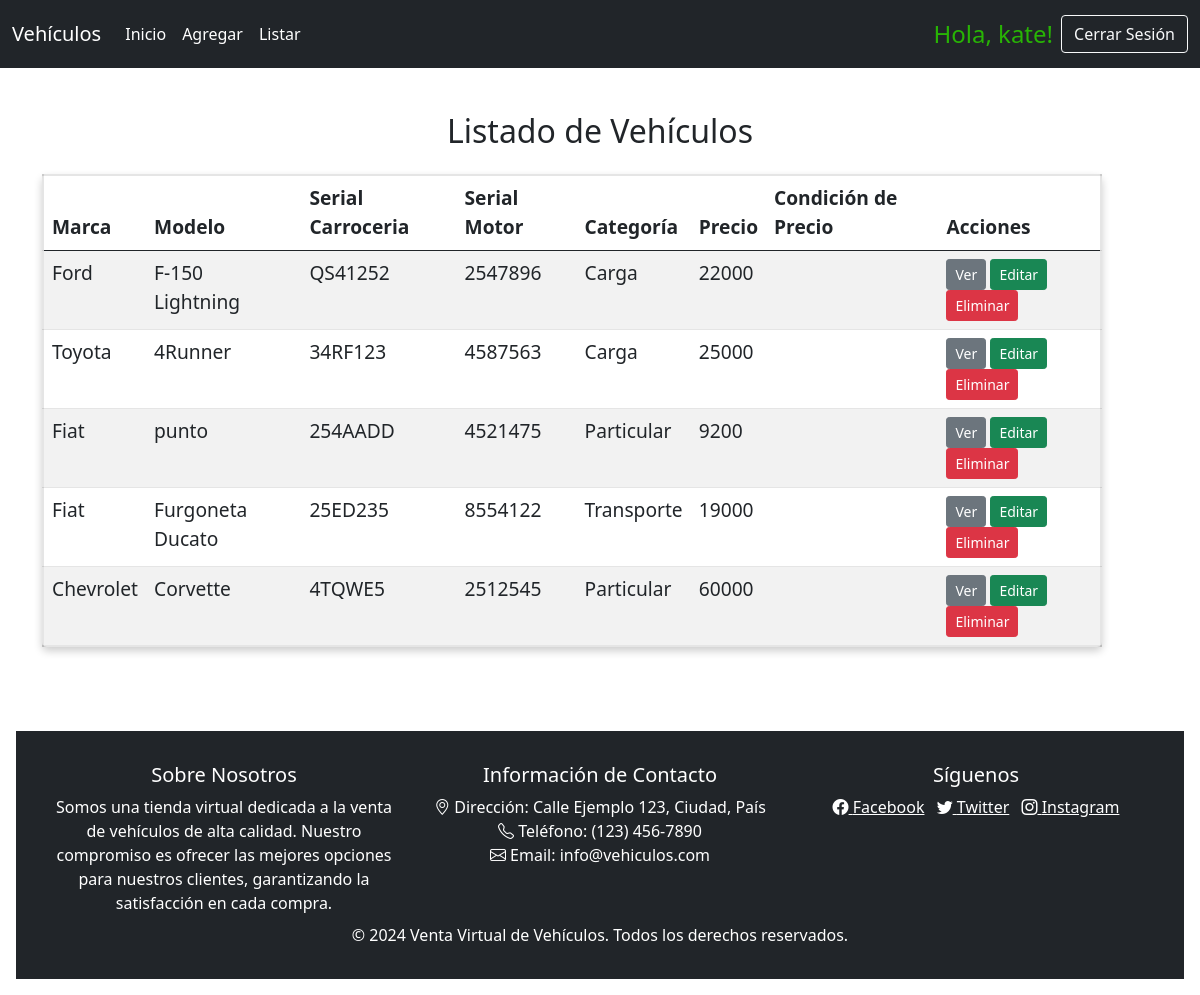
The app's page /vehiculos/ (signed in) with its own data.
### vehiculo/models.py (models this page shows, shortened)
class Vehiculo(models.Model):
    marca = models.ForeignKey(Marca, on_delete=models.CASCADE)
    modelo = models.CharField(max_length=100)
    serial_carroceria = models.CharField(max_length=50)
    serial_motor = models.CharField(max_length=50)
    categoria = models.CharField(max_length=20, choices=[
        ('Particular', 'Particular'),
        ('Transporte', 'Transporte'),
        ('Carga', 'Carga'),
    ])
    precio = models.IntegerField()
    fecha_de_creacion = models.DateTimeField(auto_now_add=True)
    fecha_de_modificacion = models.DateTimeField(auto_now=True)
    class Meta:
        permissions = [
            ("visualizar_catalogo", "Puede visualizar el catálogo de vehículos"),
        ]

class Marca(models.Model):
    nombre = models.CharField(max_length=100)
    def __str__(self):
        return self.nombre

### vehiculo/views.py (the view)
# urls.py: path('vehiculos/', vehiculos_list, name='vehiculos_list'),
@login_required
def vehiculos_list(request):
    precio_min = request.GET.get('precio_min', 0)  # Por defecto es 0 si no se proporciona
    precio_max = request.GET.get('precio_max', None)  # Si no se proporciona, queda como None
    try:
        precio_min = int(precio_min)
    except ValueError:
        precio_min = 0  # Valor por defecto si no es un entero válido
    if precio_max:
        try:
            precio_max = int(precio_max)
        except ValueError:
            precio_max = None  # Si no es válido, se ignora
    if precio_max is not None:
        vehiculos = Vehiculo.objects.filter(precio__gte=precio_min, precio__lte=precio_max)
    else:
        vehiculos = Vehiculo.objects.filter(precio__gte=precio_min)
    return render(request, 'vehiculos_list.html', {'vehiculos': vehiculos})

### vehiculo/templates/vehiculos_list.html (shortened to what this page needs)
{% extends 'base.html' %}
{% block content %}
<div class="containerTabla" style="margin: 20px auto;">
    <h2 class="text-center mb-4">Listado de Vehículos</h2>
    <table class="table table-striped"
        style="width: 95%; border: 2px solid rgba(0, 0, 0, 0.1); border-radius: 5px; box-shadow: 0 4px 8px rgba(0, 0, 0, 0.2);">
        <thead>
            <tr>
                <th style="font-size: 1.2rem;">Marca</th>
                <th style="font-size: 1.2rem;">Modelo</th>
                <th style="font-size: 1.2rem;">Serial Carroceria</th>
                <th style="font-size: 1.2rem;">Serial Motor</th>
                <th style="font-size: 1.2rem;">Categoría</th>
                <th style="font-size: 1.2rem;">Precio</th>
                <th style="font-size: 1.2rem;">Condición de Precio</th>
                <th style="font-size: 1.2rem;">Acciones</th>
            </tr>
        </thead>
        <tbody>
            {% for vehiculo in vehiculos %}
            <tr>
                <td style="font-size: 1.2rem;">{{ vehiculo.marca }}</td>
                <td style="font-size: 1.2rem;">{{ vehiculo.modelo }}</td>
                <td style="font-size: 1.2rem;">{{ vehiculo.serial_carroceria }}</td>
                <td style="font-size: 1.2rem;">{{ vehiculo.serial_motor }}</td>
                <td style="font-size: 1.2rem;">{{ vehiculo.categoria }}</td>
                <td style="font-size: 1.2rem;">{{ vehiculo.precio }}</td>
                <td style="font-size: 1.2rem;">{{ vehiculo.condicion_precio }}</td>
                <td>
                    <a href="{% url 'ver_vehiculo' vehiculo.pk %}" class="btn btn-secondary btn-sm"
                        style="text-decoration: none;">Ver</a>
                    <a href="{% url 'editar_vehiculo' vehiculo.pk %}" class="btn btn-success btn-sm"
                        style="text-decoration: none;">Editar</a>
                    <a href="{% url 'eliminar_vehiculo' vehiculo.pk %}" class="btn btn-danger btn-sm"
                        style="text-decoration: none;">Eliminar</a>
                </td>
            </tr>
            {% endfor %}
        </tbody>
    </table>
</div>
{% endblock %}

### vehiculo/templates/navbar.html (shortened to what this page needs)
<nav class="navbar navbar-expand-lg bg-dark text-white">
    <div class="container-fluid">
        <a id="navbarText" class="navbar-brand text-white" href="{% url 'index' %}">Vehículos</a>
        <div class="collapse navbar-collapse" id="navbarNav">
            <ul class="navbar-nav me-auto">
                <li class="nav-item">
                    <a class="nav-link active text-white" aria-current="page" href="{% url 'index' %}">Inicio</a>
                </li>
                <li class="nav-item">
                    <a class="nav-link text-white" href="{% url 'add_vehiculos' %}">Agregar</a>
                </li>
                <li class="nav-item">
                    <a class="nav-link text-white" href="{% url 'vehiculos_list' %}">Listar</a>
                </li>
            </ul>
            {% if user.is_authenticated %}
            <span class="navbar-text me-2" style="color: rgb(40, 180, 5); font-size: 24px;">Hola, {{ user.username }}!</span>
            <form action="{% url 'logout' %}" method="post" style="display: inline;">
                <button type="submit" class="btn btn-outline-light">Cerrar Sesión</button>
            </form>
            {% else %}
            <a class="btn btn-outline-light" href="{% url 'login' %}">Iniciar Sesión</a>
            <a class="btn btn-outline-light ms-2" href="{% url 'register' %}">Registrarse</a>
            {% endif %}
        </div>
    </div>
</nav>

### vehiculo/static/css/style.css (style rules this page uses)
html, body { height: 100%; margin: 0; }
body { display: flex; flex-direction: column; }

### records on screen
Vehiculo: marca "Ford", modelo "F-150 Lightning", serial_carroceria "QS41252", serial_motor "2547896", categoria "Carga", precio "22000"
Vehiculo: marca "Toyota", modelo "4Runner", serial_carroceria "34RF123", serial_motor "4587563", categoria "Carga", precio "25000"
Vehiculo: marca "Fiat", modelo "punto", serial_carroceria "254AADD", serial_motor "4521475", categoria "Particular", precio "9200"
Vehiculo: marca "Fiat", modelo "Furgoneta Ducato", serial_carroceria "25ED235", serial_motor "8554122", categoria "Transporte", precio "19000"
Vehiculo: marca "Chevrolet", modelo "Corvette", serial_carroceria "4TQWE5", serial_motor "2512545", categoria "Particular", precio "60000"

### other values on screen
{{ user.username }} "kate"
